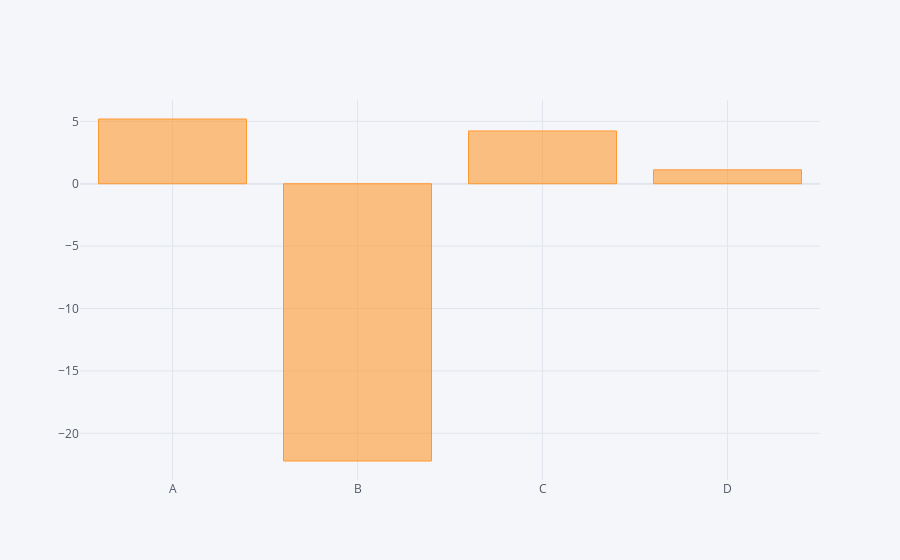

The code cell stored with this chart in its notebook:
### Code cell
df.sum().iplot(kind='bar')

### Figure 1 — Plotly figure (JSON) as saved in the notebook; plotly's stock layout.template omitted (floating-point values rounded to 4 significant figures)
{"data": [{"marker": {"color": "rgba(255, 153, 51, 0.6)", "line": {"color": "rgba(255, 153, 51, 1.0)", "width": 1}}, "name": "None", "orientation": "v", "text": "", "type": "bar", "x": ["A", "B", "C", "D"], "y": [5.186, -22.22, 4.229, 1.112]}], "layout": {"legend": {"bgcolor": "#F5F6F9", "font": {"color": "#4D5663"}}, "paper_bgcolor": "#F5F6F9", "plot_bgcolor": "#F5F6F9", "title": {"font": {"color": "#4D5663"}}, "xaxis": {"gridcolor": "#E1E5ED", "showgrid": true, "tickfont": {"color": "#4D5663"}, "title": {"font": {"color": "#4D5663"}, "text": ""}, "zerolinecolor": "#E1E5ED"}, "yaxis": {"gridcolor": "#E1E5ED", "showgrid": true, "tickfont": {"color": "#4D5663"}, "title": {"font": {"color": "#4D5663"}, "text": ""}, "zerolinecolor": "#E1E5ED"}}}
